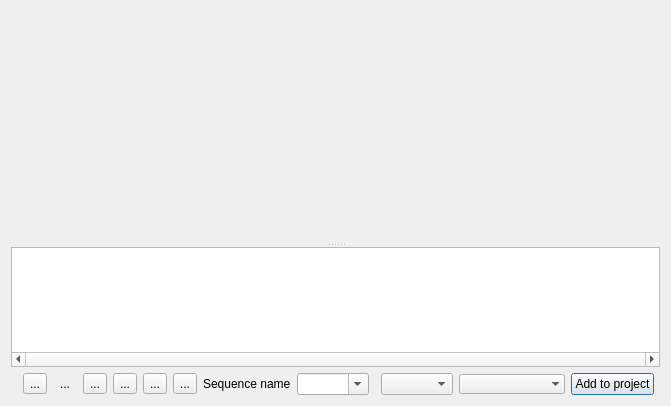
<?xml version="1.0" encoding="UTF-8"?>
<ui version="4.0">
 <class>Stopmotion_UI</class>
 <widget class="QDialog" name="Stopmotion_UI">
  <property name="geometry">
   <rect>
    <x>0</x>
    <y>0</y>
    <width>671</width>
    <height>406</height>
   </rect>
  </property>
  <property name="windowTitle">
   <string>Dialog</string>
  </property>
  <layout class="QGridLayout" name="gridLayout">
   <item row="0" column="0" colspan="15">
    <widget class="QSplitter" name="splitter">
     <property name="orientation">
      <enum>Qt::Vertical</enum>
     </property>
     <widget class="QFrame" name="video_preview">
      <property name="sizePolicy">
       <sizepolicy hsizetype="Expanding" vsizetype="Expanding">
        <horstretch>0</horstretch>
        <verstretch>0</verstretch>
       </sizepolicy>
      </property>
      <property name="frameShape">
       <enum>QFrame::NoFrame</enum>
      </property>
      <property name="frameShadow">
       <enum>QFrame::Plain</enum>
      </property>
      <property name="lineWidth">
       <number>0</number>
      </property>
     </widget>
     <widget class="QListWidget" name="frame_list">
      <property name="maximumSize">
       <size>
        <width>16777215</width>
        <height>120</height>
       </size>
      </property>
      <property name="frameShape">
       <enum>QFrame::StyledPanel</enum>
      </property>
      <property name="verticalScrollBarPolicy">
       <enum>Qt::ScrollBarAlwaysOff</enum>
      </property>
      <property name="horizontalScrollBarPolicy">
       <enum>Qt::ScrollBarAlwaysOn</enum>
      </property>
      <property name="movement">
       <enum>QListView::Static</enum>
      </property>
      <property name="isWrapping" stdset="0">
       <bool>false</bool>
      </property>
      <property name="viewMode">
       <enum>QListView::IconMode</enum>
      </property>
      <property name="uniformItemSizes">
       <bool>true</bool>
      </property>
     </widget>
    </widget>
   </item>
   <item row="1" column="2">
    <widget class="QToolButton" name="config_button">
     <property name="whatsThis">
      <string/>
     </property>
     <property name="text">
      <string>...</string>
     </property>
     <property name="popupMode">
      <enum>QToolButton::InstantPopup</enum>
     </property>
    </widget>
   </item>
   <item row="1" column="3">
    <widget class="QToolButton" name="live_button">
     <property name="toolTip">
      <string>Live view</string>
     </property>
     <property name="whatsThis">
      <string/>
     </property>
     <property name="text">
      <string>...</string>
     </property>
     <property name="checkable">
      <bool>true</bool>
     </property>
     <property name="autoRaise">
      <bool>true</bool>
     </property>
    </widget>
   </item>
   <item row="1" column="4">
    <widget class="QToolButton" name="capture_button">
     <property name="toolTip">
      <string>Capture frame</string>
     </property>
     <property name="text">
      <string>...</string>
     </property>
    </widget>
   </item>
   <item row="1" column="5">
    <widget class="QToolButton" name="capture_interval">
     <property name="toolTip">
      <string>Interval capture</string>
     </property>
     <property name="text">
      <string>...</string>
     </property>
     <property name="checkable">
      <bool>true</bool>
     </property>
    </widget>
   </item>
   <item row="1" column="6">
    <widget class="QToolButton" name="overlay_button">
     <property name="text">
      <string>...</string>
     </property>
    </widget>
   </item>
   <item row="1" column="7">
    <widget class="QToolButton" name="preview_button">
     <property name="toolTip">
      <string>Preview sequence</string>
     </property>
     <property name="whatsThis">
      <string/>
     </property>
     <property name="text">
      <string>...</string>
     </property>
     <property name="checkable">
      <bool>true</bool>
     </property>
    </widget>
   </item>
   <item row="1" column="8">
    <widget class="QLabel" name="label">
     <property name="text">
      <string>Sequence name</string>
     </property>
    </widget>
   </item>
   <item row="1" column="9">
    <widget class="KComboBox" name="sequence_name">
     <property name="toolTip">
      <string>Sequence name</string>
     </property>
     <property name="editable">
      <bool>true</bool>
     </property>
    </widget>
   </item>
   <item row="1" column="11">
    <widget class="KComboBox" name="capture_device">
     <property name="toolTip">
      <string>Capture device</string>
     </property>
     <property name="whatsThis">
      <string/>
     </property>
    </widget>
   </item>
   <item row="1" column="12">
    <widget class="KComboBox" name="log_box">
     <property name="sizePolicy">
      <sizepolicy hsizetype="Expanding" vsizetype="Fixed">
       <horstretch>0</horstretch>
       <verstretch>0</verstretch>
      </sizepolicy>
     </property>
     <property name="maxCount">
      <number>10</number>
     </property>
     <property name="frame">
      <bool>false</bool>
     </property>
    </widget>
   </item>
   <item row="1" column="13">
    <widget class="QPushButton" name="button_addsequence">
     <property name="text">
      <string>Add to project</string>
     </property>
    </widget>
   </item>
  </layout>
 </widget>
 <customwidgets>
  <customwidget>
   <class>KComboBox</class>
   <extends>QComboBox</extends>
   <header>kcombobox.h</header>
  </customwidget>
 </customwidgets>
 <resources/>
 <connections/>
</ui>
